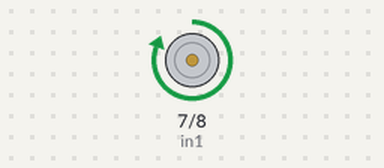
The sketch below on a simulated Arduino Uno, built with avr-gcc and run on an emulated ATmega328P. Shown: motor-driver pin pairs drawn as motors (green arrow = first pin HIGH = forward, orange = second pin HIGH = backward, longer = more drive).

Above: at 1.0 s.
At 3.0 s:
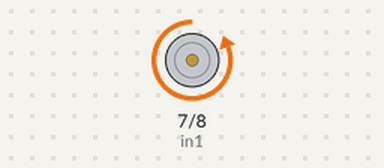
Timing chart, 0 to 5.2 s (numbered marks = the images above):
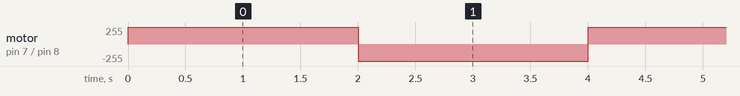

Measured:
- by itself, motor on pin 7 (in1) / pin 8 (in2): alternates forward 255/255 for 2.0 s and backward 255/255 for 2.0 s

The sketch:

MotorExp10.ino
```cpp
// Aim: To control motor direction using Arduino and L293D.
// Components: Arduino UNO, L293D, DC motor.
// Program:
int in1 = 7;
int in2 = 8;
void setup() {
pinMode(in1, OUTPUT);
pinMode(in2, OUTPUT);
}
void loop() {
digitalWrite(in1, HIGH);
digitalWrite(in2, LOW);
delay(2000);
digitalWrite(in1, LOW);
digitalWrite(in2, HIGH);
delay(2000);
}

// RESULT: Motor changes direction every 2 seconds.
```
